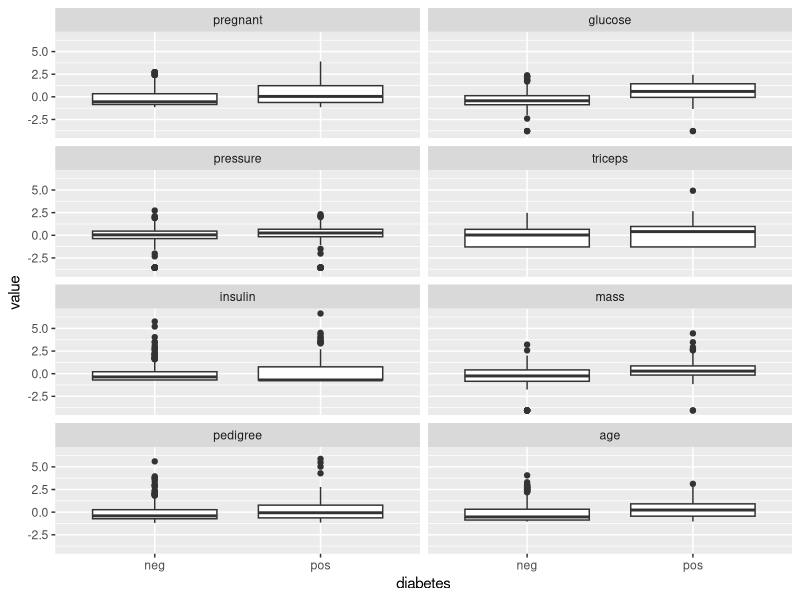

Write the R code that produced this figure.
library(mlbench)
data(PimaIndiansDiabetes)
dim(PimaIndiansDiabetes)
levels(PimaIndiansDiabetes$diabetes)
head(PimaIndiansDiabetes)

library(e1071) #SVM
library(caret) #select tuning parameters
library(reshape2) #assist in creating boxplots
library(ggplot2) #create boxplots
library(kernlab) #assist with SVM feature selection
library(pROC)
pima.scale = as.data.frame(scale(PimaIndiansDiabetes[,-9]))
str(pima.scale)
pima.scale$diabetes = PimaIndiansDiabetes$diabetes

pima.scale.melt = melt(pima.scale, id.var="diabetes")
ggplot(data=pima.scale.melt, aes(x=diabetes, y=value)) +geom_boxplot()+facet_wrap(~variable, ncol=2)
cor(pima.scale[-9])
table(pima.scale$diabetes)

set.seed(123)
ind = sample(2, nrow(pima.scale), replace=TRUE, prob=c(0.6,0.4))
train = pima.scale[ind==1,]
test = pima.scale[ind==2,]
str(train)
str(test)

#SVM modelling
linear.tune = tune.svm(diabetes~., data=train, kernel="linear", cost=c(0.001, 0.01, 0.1, 1,5,10))
summary(linear.tune)

best.linear = linear.tune$best.model
tune.test = predict(best.linear, newdata=test)
table(tune.test, test$diabetes)

set.seed(123)
poly.tune = tune.svm(diabetes~., data=train, kernel="polynomial",
                     degree=c(3,4,5), coef0=c(0.1,0.5,1,2,3,4))
summary(poly.tune)

best.poly = poly.tune$best.model
poly.test = predict(best.poly, newdata=test)
table(poly.test, test$diabetes)

(163+51)/300

set.seed(123)
rbf.tune = tune.svm(diabetes~., data=train, kernel="radial",
                    gamma=c(0.1,0.5,1,2,3,4))
summary(rbf.tune)

best.rbf = rbf.tune$best.model
rbf.test = predict(best.rbf, newdata=test)
table(rbf.test, test$diabetes)
(164+64)/300

#https://rpubs.com/Kushan/296706
set.seed(123)
sigmoid.tune = tune.svm(diabetes~., data=train, kernel="sigmoid",
                        gamma=c(0.1,0.5,1,2,3,4), coef0=c(0.1,0.5,1,2,3,4))
summary(sigmoid.tune)

best.sigmoid = sigmoid.tune$best.model
sigmoid.test = predict(best.sigmoid, newdata=test)
table(sigmoid.test, test$diabetes)
(163+54)/300

confusionMatrix(sigmoid.test, test$diabetes, positive="pos")

confusionMatrix(rbf.test, test$diabetes, positive="pos")
confusionMatrix(tune.test, test$diabetes, positive="pos")

#feature selection for SVM
set.seed(123)
rfeCNTL = rfeControl(functions=lrFuncs, method="cv", number=10)
svm.features = rfe(train[,1:8], train[,9],sizes = c(8, 7, 6, 5, 4),
                   rfeControl = rfeCNTL, method = "svmLinear")

svm.features

svm.5 <- svm(diabetes~glucose+mass+pedigree+pressure+age, data=train, kernel="linear")
svm.5.predict <- predict(svm.5, newdata=test[c(2,6,7,3,8)])
table(svm.5.predict, test$diabetes)

(166+64)/300
